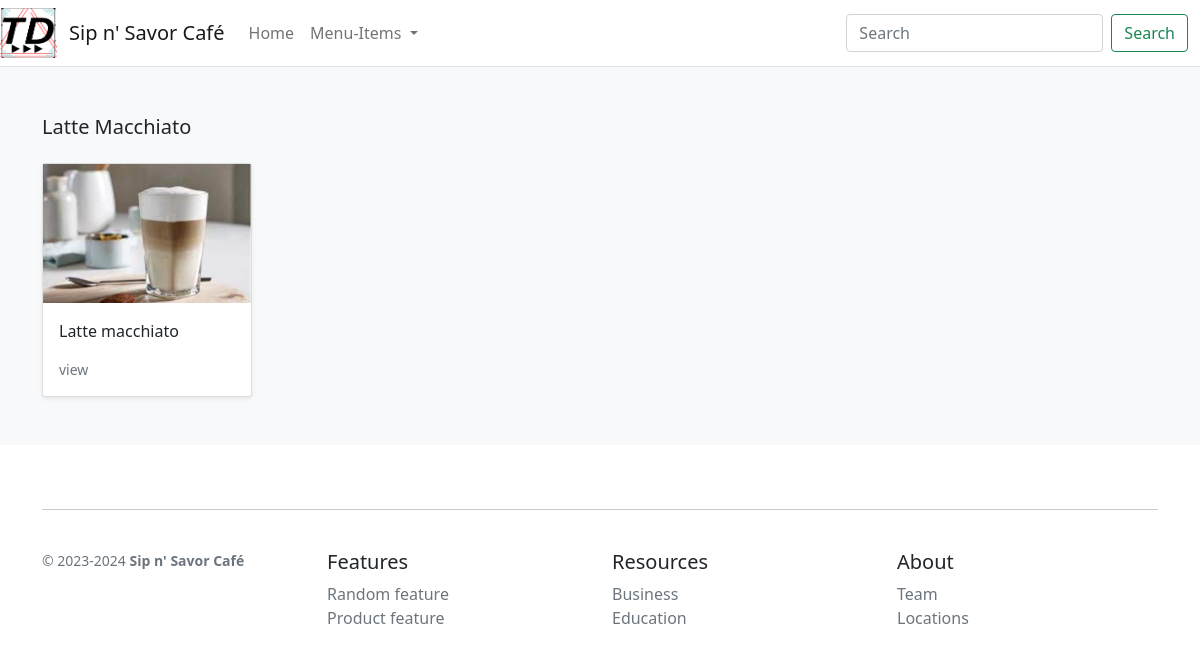
The app's page /search/latte-macchiato/ with its own data.
### store/models.py (models this page shows, shortened)
class Category(models.Model):
    name = models.CharField(max_length=255, db_index=True)
    slug = models.SlugField(max_length=255, unique=True)
    class Meta:
        verbose_name_plural = 'categories'
    def get_absolute_url(self):
        return reverse('store:category_list', args=[self.slug])

class Product(models.Model):
    category = models.ForeignKey(Category, related_name='product', on_delete=models.SET_NULL, null=True)
    created_by = models.ForeignKey(User, on_delete=models.SET_NULL, null=True, related_name='product_creator')
    title = models.CharField(max_length=255)
    author = models.CharField(max_length=255, default='admin')
    description = models.TextField(blank=True)
    image = models.ImageField(upload_to='images/')
    slug = models.SlugField(max_length=255)
    price = models.DecimalField(max_digits=6, decimal_places=2)
    in_stock = models.BooleanField(default=True)
    is_active = models.BooleanField(default=True)
    created = models.DateTimeField(auto_now_add=True)
    updated = models.DateTimeField(auto_now=True)
    objects = models.Manager()
    products = ProductManager()
    class Meta:
        verbose_name_plural = 'Products'
        ordering = ('-created',)
    def get_absolute_url(self):
        return reverse('store:product_detail', args=[self.slug])

### store/views.py (the view)
# urls.py: path('search/<slug:category_slug>/', views.category_list, name='category_list'),
def category_list(request, category_slug=None):
    category = get_object_or_404(Category, slug=category_slug)
    products = Product.objects.filter(category=category)
    return render(request, 'store/products/category.html', {'category': category, 'products': products})

### store/views.py (called while the page is built)
def categories(request):
    return {
        'categories': Category.objects.all()
    }

### store/templates/store/products/category.html (shortened to what this page needs)
{% extends "../base.html" %}
{% load static %}
{% block content %}
<main>
  <div class="album py-5 bg-light">
    <div class="container">
      <div class="pb-3 h5">{{category.name|title}}</div>
      <div class="row row-cols-1 row-cols-sm-2 row-cols-md-5 g-3">
        {% for product in products %}
        <div class="col">
          <div class="card shadow-sm">
          <img class="img-fluid" alt="Responsive image" src="{{ product.image.url }}">
            <div class="card-body">
              <p class="card-text">
                <a class="text-dark text-decoration-none" href="{{ product.get_absolute_url }}">{{ product.title }}</a>
              </p>
              <div class="d-flex justify-content-between align-items-center">
                <small class="text-muted">view</small>
              </div>
            </div>
          </div>
        </div>
        {% endfor %}
      </div>
    </div>
  </div>
</main>
{% endblock %}

### static/css/styles.css (style rules this page uses)
body { margin: 0; padding: 0; }

### records on screen
Category: name "Latte Macchiato"
Product: image (picture), title "Latte macchiato"
